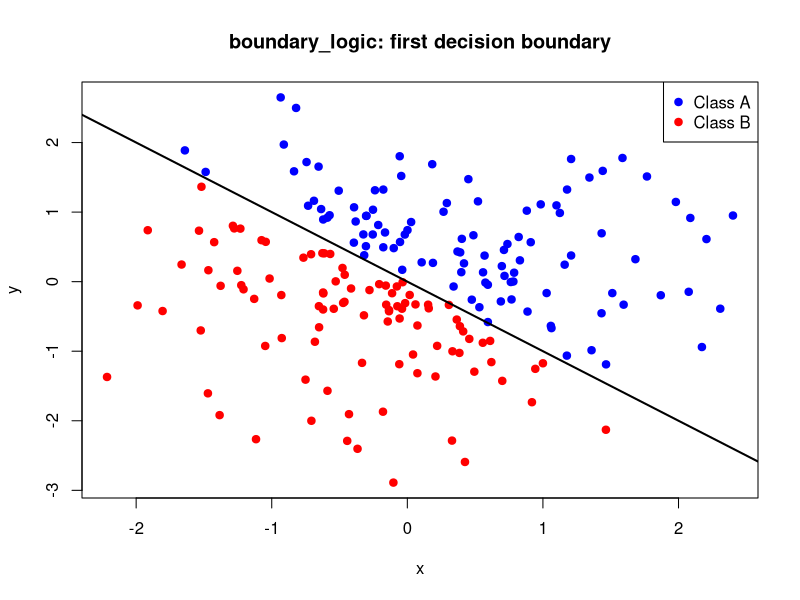

Generate this figure with R:
# scripts/01_hello_boundary_logic.R
# Purpose: sanity check that the repo runs and produces an output.

message("Hello from boundary_logic (feature branch).")

set.seed(1)
df <- data.frame(
  x = rnorm(200),
  y = rnorm(200)
)
df$class <- ifelse(df$x + df$y > 0, "A", "B")

# Create output directory if needed
if (!dir.exists("outputs")) dir.create("outputs")

# Plot with a decision boundary
png(filename = "outputs/hello_scatter.png", width = 900, height = 700)
plot(df$x, df$y,
     col = ifelse(df$class == "A", "blue", "red"),
     pch = 19,
     main = "boundary_logic: first decision boundary",
     xlab = "x",
     ylab = "y")

abline(a = 0, b = -1, lwd = 2)  # x + y = 0
legend("topright", legend = c("Class A", "Class B"),
       col = c("blue", "red"), pch = 19)
dev.off()

message("Wrote outputs/hello_scatter.png with decision boundary")
